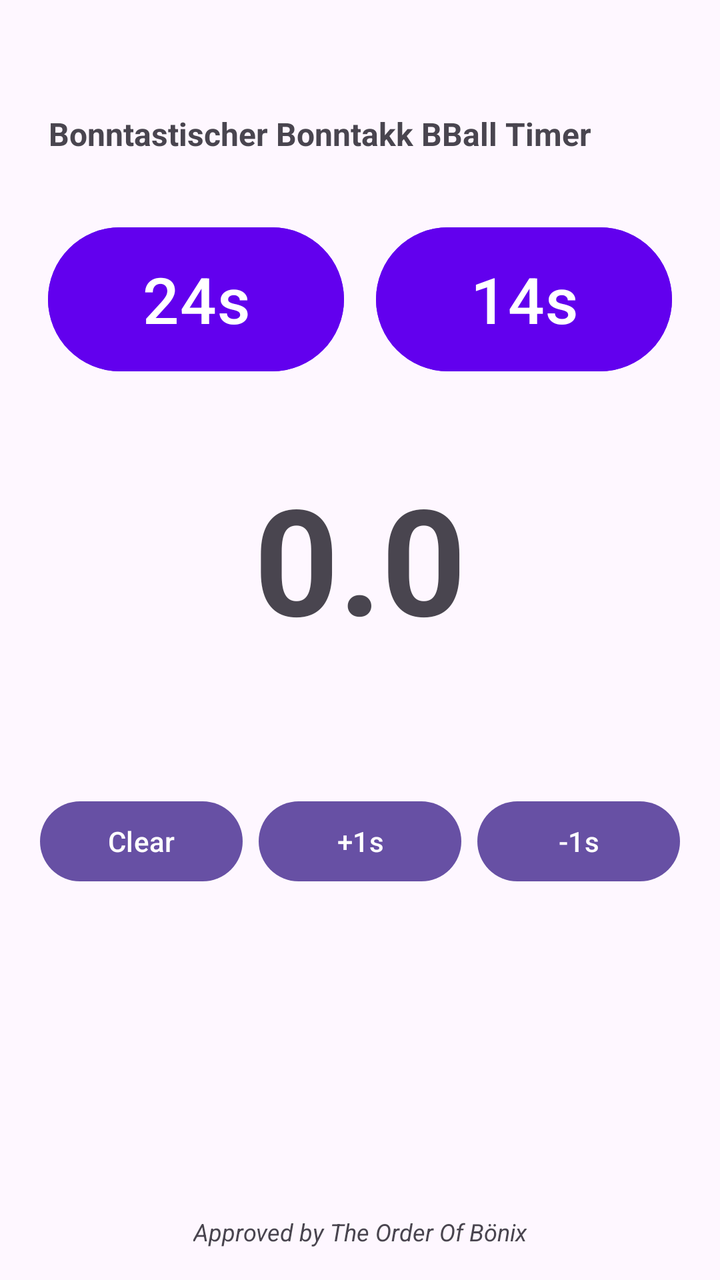
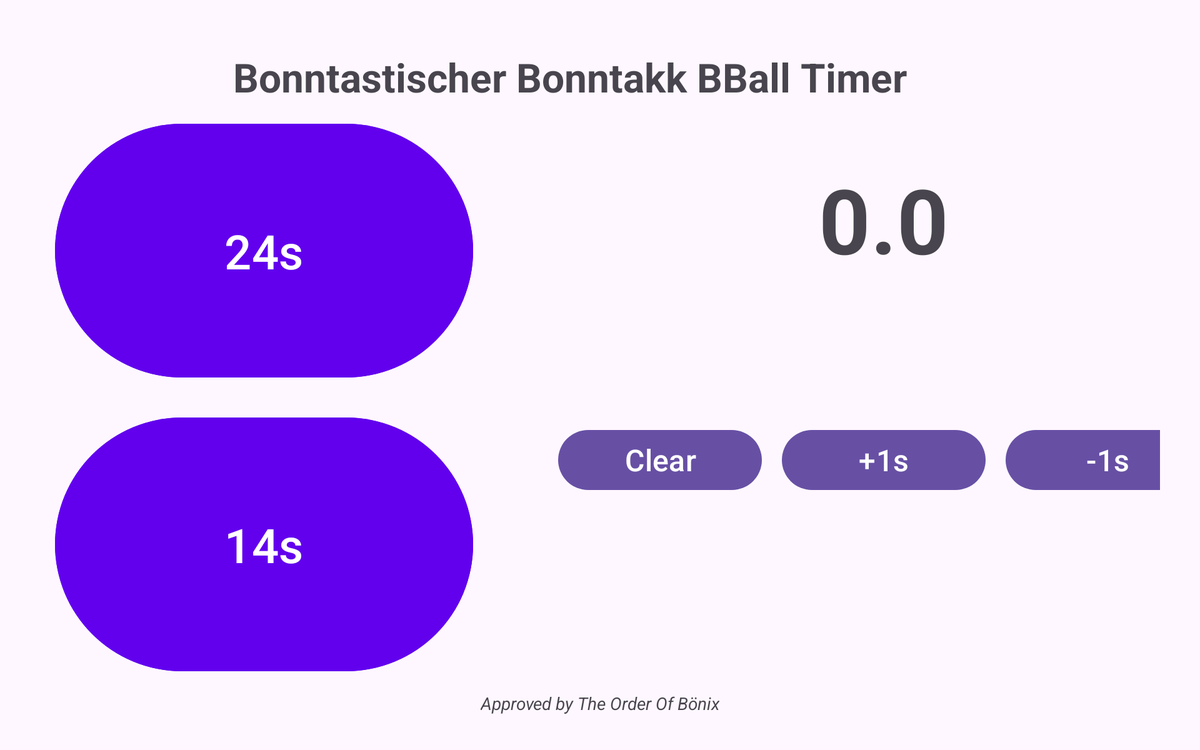

Two renders of one Android screen. The first uses the default layout on a phone; the second uses the alternative layout the repository ships for a different screen configuration, on a matching device. The two XML files are below.
<!-- AndroidManifest.xml: application theme Theme.BBBT -->
<!-- res/layout/activity_main.xml -->
<?xml version="1.0" encoding="utf-8"?>
<androidx.constraintlayout.widget.ConstraintLayout xmlns:android="http://schemas.android.com/apk/res/android"
    xmlns:app="http://schemas.android.com/apk/res-auto"
    android:layout_width="match_parent"
    android:layout_height="match_parent"
    android:padding="16dp">

    <TextView
        android:id="@+id/headerText"
        android:layout_width="0dp"
        android:layout_height="wrap_content"
        android:text="Bonntastischer Bonntakk BBall Timer"
        android:textSize="@dimen/header_text_size_small"
        android:textStyle="bold"
        android:gravity="center"
        android:layout_marginEnd="40dp"
        android:layout_marginTop="40dp"
        app:layout_constraintTop_toTopOf="parent"
        app:layout_constraintLeft_toLeftOf="parent"
        app:layout_constraintRight_toRightOf="parent" />

    <ImageButton
        android:id="@+id/settingsButton"
        android:layout_width="36dp"
        android:layout_height="36dp"
        android:src="@drawable/ic_settings"
        android:background="?attr/selectableItemBackgroundBorderless"
        android:contentDescription="Settings"
        android:layout_marginTop="40dp"
        android:layout_marginEnd="4dp"
        app:layout_constraintTop_toTopOf="parent"
        app:layout_constraintRight_toRightOf="parent"/>

    <ScrollView
        android:layout_width="match_parent"
        android:layout_height="0dp"
        android:layout_marginTop="8dp"
        android:layout_marginBottom="8dp"
        app:layout_constraintTop_toBottomOf="@id/headerText"
        app:layout_constraintBottom_toTopOf="@id/footerText">

        <LinearLayout
            android:layout_width="match_parent"
            android:layout_height="wrap_content"
            android:orientation="vertical">

            <LinearLayout
                android:id="@+id/mainTimerButtons"
                android:layout_width="match_parent"
                android:layout_height="wrap_content"
                android:orientation="horizontal"
                android:layout_marginTop="16dp">

                <Button
                    android:id="@+id/button24"
                    android:layout_width="0dp"
                    android:layout_height="80dp"
                    android:layout_weight="1"
                    android:text="24s"
                    android:textSize="@dimen/button_text_size_large"
                    android:layout_margin="8dp"
                    android:backgroundTint="@color/design_default_color_primary"/>

                <Button
                    android:id="@+id/button14"
                    android:layout_width="0dp"
                    android:layout_height="80dp"
                    android:layout_weight="1"
                    android:text="14s"
                    android:textSize="@dimen/button_text_size_large"
                    android:layout_margin="8dp"
                    android:backgroundTint="@color/design_default_color_primary"/>
            </LinearLayout>

            <TextView
                android:id="@+id/timerDisplay"
                android:layout_width="match_parent"
                android:layout_height="wrap_content"
                android:textSize="@dimen/timer_display_text_size"
                android:textStyle="bold"
                android:text="0.0"
                android:gravity="center"
                android:clickable="true"
                android:focusable="true"
                android:background="?attr/selectableItemBackground"
                android:padding="16dp"
                android:layout_marginTop="16dp"/>

            <TextView
                android:id="@+id/remainingTimeDisplay"
                android:layout_width="match_parent"
                android:layout_height="wrap_content"
                android:textSize="@dimen/remaining_time_text_size"
                android:gravity="center"
                android:layout_marginTop="8dp"/>

            <LinearLayout
                android:id="@+id/adjustButtons"
                android:layout_width="match_parent"
                android:layout_height="wrap_content"
                android:orientation="horizontal"
                android:layout_marginTop="16dp">

                <Button
                    android:id="@+id/buttonClear"
                    android:layout_width="0dp"
                    android:layout_height="wrap_content"
                    android:layout_weight="1"
                    android:text="Clear"
                    android:layout_margin="4dp" />

                <Button
                    android:id="@+id/buttonPlus"
                    android:layout_width="0dp"
                    android:layout_height="wrap_content"
                    android:layout_weight="1"
                    android:text="+1s"
                    android:layout_margin="4dp" />

                <Button
                    android:id="@+id/buttonMinus"
                    android:layout_width="0dp"
                    android:layout_height="wrap_content"
                    android:layout_weight="1"
                    android:text="-1s"
                    android:layout_margin="4dp" />
            </LinearLayout>
        </LinearLayout>
    </ScrollView>

    <TextView
        android:id="@+id/footerText"
        android:layout_width="wrap_content"
        android:layout_height="wrap_content"
        android:text="Approved by The Order Of Bönix"
        android:textSize="@dimen/footer_text_size"
        android:textStyle="italic"
        app:layout_constraintBottom_toBottomOf="parent"
        app:layout_constraintLeft_toLeftOf="parent"
        app:layout_constraintRight_toRightOf="parent" />

</androidx.constraintlayout.widget.ConstraintLayout>
<!-- resources referenced by this layout -->
<resources>
  <dimen name="button_text_size_large">32sp</dimen>
  <dimen name="footer_text_size">12sp</dimen>
  <dimen name="header_text_size_small">16sp</dimen>
  <dimen name="remaining_time_text_size">18sp</dimen>
  <!-- from res/values-xxxhdpi/ -->
  <dimen name="timer_display_text_size">74sp</dimen>
  <style name="Theme.BBBT" parent="Base.Theme.BBBT" />
  <style name="Base.Theme.BBBT" parent="Theme.Material3.DayNight.NoActionBar">
          
          
      </style>
</resources>
<!-- res/layout-sw600dp-land/activity_main.xml (the repository's variant of the layout above) -->
<!-- drawn on a 7-inch tablet turned sideways -->
<?xml version="1.0" encoding="utf-8"?>
<androidx.constraintlayout.widget.ConstraintLayout xmlns:android="http://schemas.android.com/apk/res/android"
    xmlns:app="http://schemas.android.com/apk/res-auto"
    android:layout_width="match_parent"
    android:layout_height="match_parent"
    android:paddingVertical="@dimen/layout_padding_vertical_landscape"
    android:paddingHorizontal="@dimen/layout_padding_horizontal">

    <TextView
        android:id="@+id/headerText"
        android:layout_width="0dp"
        android:layout_height="wrap_content"
        android:text="Bonntastischer Bonntakk BBall Timer"
        android:textSize="@dimen/header_text_size_normal"
        android:textStyle="bold"
        android:gravity="center"
        android:layout_marginEnd="@dimen/margin_xxlarge"
        android:layout_marginTop="@dimen/margin_large"
        app:layout_constraintTop_toTopOf="parent"
        app:layout_constraintLeft_toLeftOf="parent"
        app:layout_constraintRight_toRightOf="parent" />

    <ImageButton
        android:id="@+id/settingsButton"
        android:layout_width="@dimen/icon_button_size"
        android:layout_height="@dimen/icon_button_size"
        android:src="@drawable/ic_settings"
        android:background="?attr/selectableItemBackgroundBorderless"
        android:contentDescription="Settings"
        android:layout_marginTop="@dimen/margin_large"
        android:layout_marginEnd="@dimen/margin_medium"
        app:layout_constraintTop_toTopOf="parent"
        app:layout_constraintRight_toRightOf="parent"/>

    
    <LinearLayout
        android:id="@+id/leftContainer"
        android:layout_width="0dp"
        android:layout_height="0dp"
        android:orientation="vertical"
        android:layout_marginEnd="@dimen/margin_large"
        app:layout_constraintLeft_toLeftOf="parent"
        app:layout_constraintRight_toLeftOf="@id/rightContainer"
        app:layout_constraintTop_toBottomOf="@id/headerText"
        app:layout_constraintBottom_toTopOf="@id/footerText"
        app:layout_constraintWidth_percent="0.4">

        <Button
            android:id="@+id/button24"
            android:layout_width="match_parent"
            android:layout_height="0dp"
            android:layout_weight="1"
            android:text="24s"
            android:textSize="@dimen/button_text_size_large"
            android:layout_margin="@dimen/margin_medium"
            android:backgroundTint="@color/design_default_color_primary"/>

        <Button
            android:id="@+id/button14"
            android:layout_width="match_parent"
            android:layout_height="0dp"
            android:layout_weight="1"
            android:text="14s"
            android:textSize="@dimen/button_text_size_large"
            android:layout_margin="@dimen/margin_medium"
            android:backgroundTint="@color/design_default_color_primary"/>
    </LinearLayout>

    
    <ScrollView
        android:id="@+id/rightContainer"
        android:layout_width="0dp"
        android:layout_height="0dp"
        android:layout_marginStart="@dimen/margin_large"
        android:layout_marginTop="@dimen/margin_medium"
        android:layout_marginEnd="@dimen/margin_large"
        app:layout_constraintLeft_toRightOf="@id/leftContainer"
        app:layout_constraintRight_toRightOf="parent"
        app:layout_constraintTop_toBottomOf="@id/headerText"
        app:layout_constraintBottom_toTopOf="@id/footerText"
        app:layout_constraintWidth_percent="0.6">

        <LinearLayout
            android:layout_width="match_parent"
            android:layout_height="wrap_content"
            android:orientation="vertical">

            <TextView
                android:id="@+id/timerDisplay"
                android:layout_width="match_parent"
                android:layout_height="wrap_content"
                android:textSize="@dimen/timer_display_text_size_landscape"
                android:textStyle="bold"
                android:gravity="center"
                android:text="0.0"
                android:clickable="true"
                android:focusable="true"
                android:background="?attr/selectableItemBackground"
                android:padding="@dimen/padding_xlarge"/>

            <TextView
                android:id="@+id/remainingTimeDisplay"
                android:layout_width="match_parent"
                android:layout_height="wrap_content"
                android:textSize="@dimen/remaining_time_text_size"
                android:gravity="center"
                android:layout_marginTop="@dimen/margin_medium"/>

            <LinearLayout
                android:id="@+id/adjustButtons"
                android:layout_width="match_parent"
                android:layout_height="wrap_content"
                android:orientation="horizontal"
                android:layout_marginTop="@dimen/margin_xlarge">

                <Button
                    android:id="@+id/buttonClear"
                    android:layout_width="0dp"
                    android:layout_height="@dimen/secondary_button_height"
                    android:layout_weight="1"
                    android:text="Clear"
                    android:textSize="@dimen/button_text_size_medium"
                    android:layout_margin="@dimen/margin_small" />

                <Button
                    android:id="@+id/buttonPlus"
                    android:layout_width="0dp"
                    android:layout_height="@dimen/secondary_button_height"
                    android:layout_weight="1"
                    android:text="+1s"
                    android:textSize="@dimen/button_text_size_medium"
                    android:layout_margin="@dimen/margin_small" />

                <Button
                    android:id="@+id/buttonMinus"
                    android:layout_width="0dp"
                    android:layout_height="@dimen/secondary_button_height"
                    android:layout_weight="1"
                    android:text="-1s"
                    android:textSize="@dimen/button_text_size_medium"
                    android:layout_margin="@dimen/margin_small" />
            </LinearLayout>
        </LinearLayout>
    </ScrollView>

    <TextView
        android:id="@+id/footerText"
        android:layout_width="wrap_content"
        android:layout_height="wrap_content"
        android:text="Approved by The Order Of Bönix"
        android:textSize="@dimen/footer_text_size_landscape"
        android:textStyle="italic"
        android:layout_marginBottom="@dimen/margin_medium"
        app:layout_constraintBottom_toBottomOf="parent"
        app:layout_constraintLeft_toLeftOf="parent"
        app:layout_constraintRight_toRightOf="parent" />

</androidx.constraintlayout.widget.ConstraintLayout>
<!-- resources referenced by the variant -->
<!-- as a 7-inch tablet turned sideways resolves them -->
<resources>
  <!-- from res/values-sw600dp/ -->
  <dimen name="button_text_size_large">38sp</dimen>
  <!-- from res/values-sw600dp/ -->
  <dimen name="button_text_size_medium">24sp</dimen>
  <!-- from res/values-sw600dp/ -->
  <dimen name="footer_text_size_landscape">14sp</dimen>
  <!-- from res/values-sw600dp/ -->
  <dimen name="header_text_size_normal">32sp</dimen>
  <!-- from res/values-sw600dp/ -->
  <dimen name="icon_button_size">48dp</dimen>
  <!-- from res/values-sw600dp/ -->
  <dimen name="layout_padding_horizontal">32dp</dimen>
  <!-- from res/values-sw600dp/ -->
  <dimen name="layout_padding_vertical_landscape">16dp</dimen>
  <!-- from res/values-sw600dp/ -->
  <dimen name="margin_large">24dp</dimen>
  <!-- from res/values-sw600dp/ -->
  <dimen name="margin_medium">12dp</dimen>
  <!-- from res/values-sw600dp/ -->
  <dimen name="margin_small">8dp</dimen>
  <!-- from res/values-sw600dp/ -->
  <dimen name="margin_xlarge">32dp</dimen>
  <!-- from res/values-sw600dp/ -->
  <dimen name="margin_xxlarge">48dp</dimen>
  <!-- from res/values-sw600dp/ -->
  <dimen name="padding_xlarge">32dp</dimen>
  <!-- from res/values-sw600dp/ -->
  <dimen name="remaining_time_text_size">24sp</dimen>
  <!-- from res/values-sw600dp/ -->
  <dimen name="secondary_button_height">56dp</dimen>
  <!-- from res/values-sw600dp/ -->
  <dimen name="timer_display_text_size_landscape">72sp</dimen>
  <style name="Theme.BBBT" parent="Base.Theme.BBBT" />
  <style name="Base.Theme.BBBT" parent="Theme.Material3.DayNight.NoActionBar">
          
          
      </style>
</resources>
